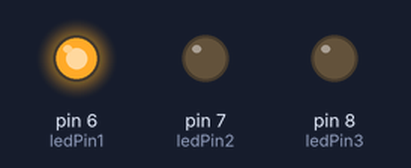
This sketch was run on a simulated Arduino Uno, built with avr-gcc and run on an emulated ATmega328P. On the bench: output pins drawn as LEDs (lit = HIGH).

Above: at 1.0 s.
At 3.0 s:
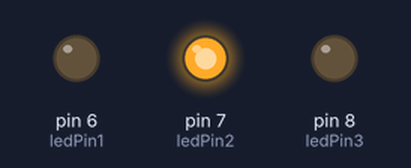
At 5.0 s:
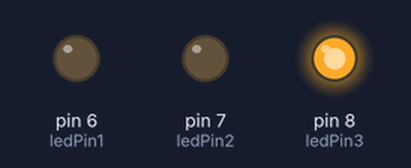
Timing chart, 0 to 7.8 s (numbered marks = the images above):
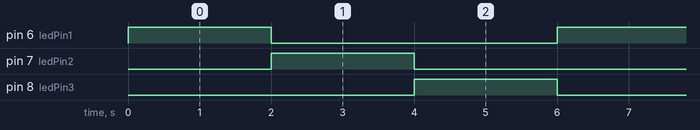

Measured:
- by itself, pin 6 (ledPin1), pin 7 (ledPin2), pin 8 (ledPin3): alternates HIGH for 2.0 s and LOW for 4.0 s
- by itself, everything shown: repeats every 6.0 s, in 4 steps

The sketch:

punto4.ino
```cpp
int ledPin1=6;
int ledPin2=7;
int ledPin3=8;

void setup()
{
  pinMode(ledPin1,OUTPUT);
  pinMode(ledPin2,OUTPUT);
  pinMode(ledPin3,OUTPUT);

  digitalWrite(ledPin1,LOW);
  digitalWrite(ledPin2,LOW);
  digitalWrite(ledPin3,LOW);

}

void loop() {


digitalWrite(ledPin1,HIGH);
delay(2000);

digitalWrite(ledPin1,LOW);
digitalWrite(ledPin2,HIGH);
delay(2000);

digitalWrite(ledPin2,LOW);
digitalWrite(ledPin3,HIGH);
delay(2000);

digitalWrite(ledPin3,LOW);

}
```
